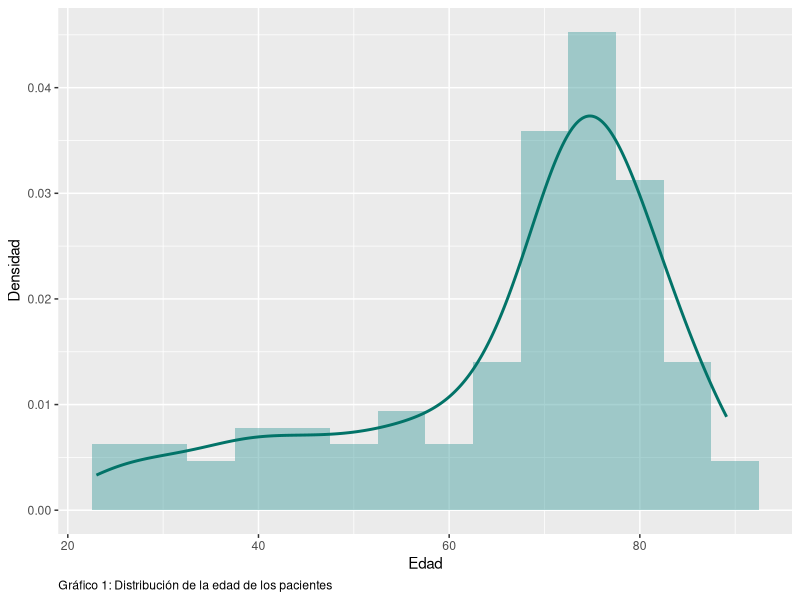
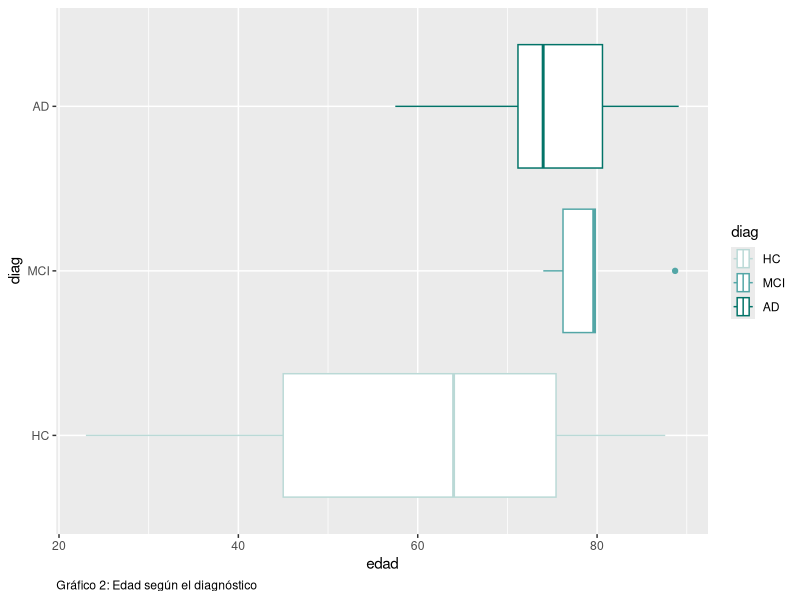
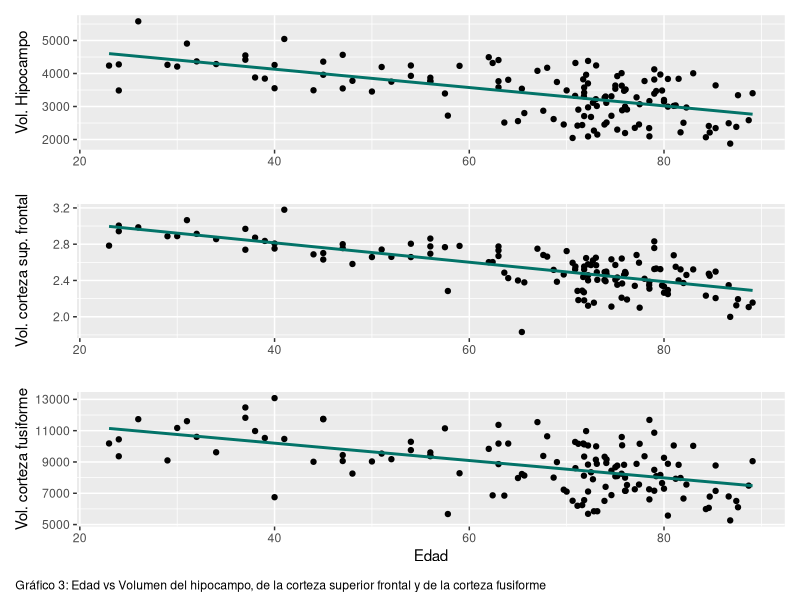
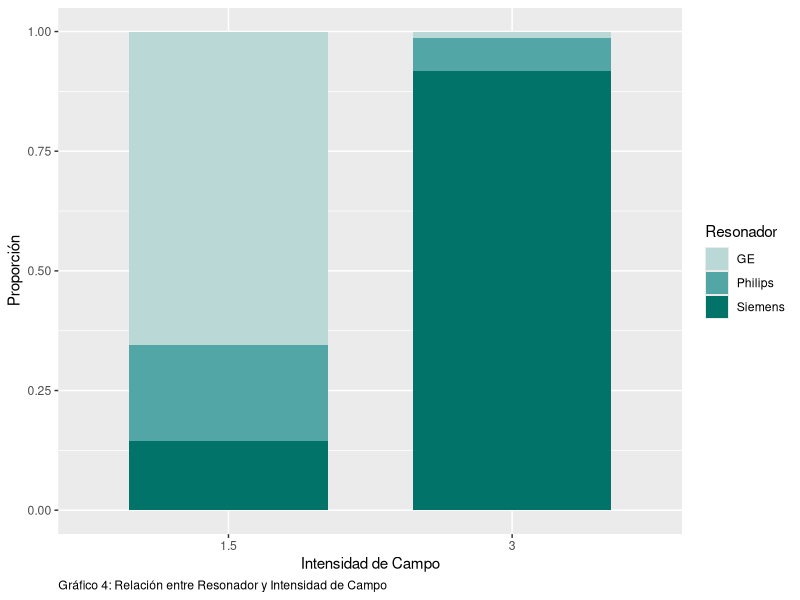
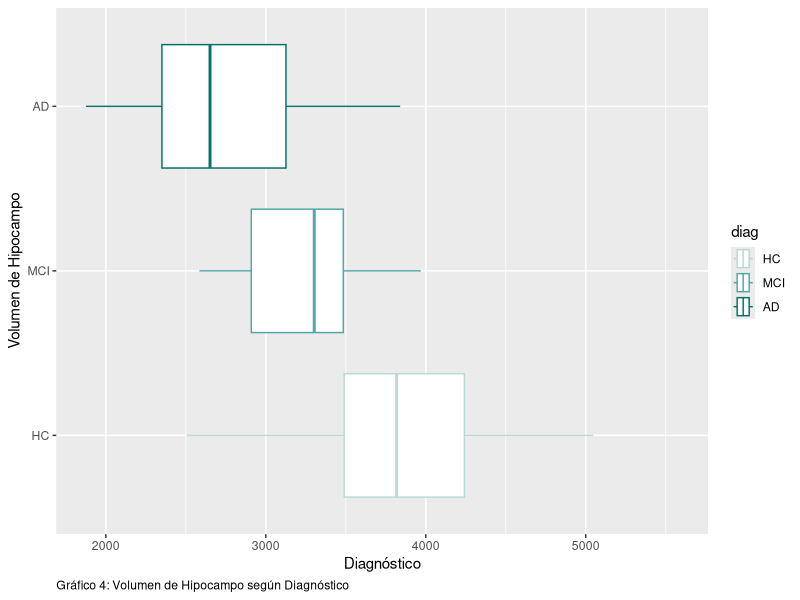
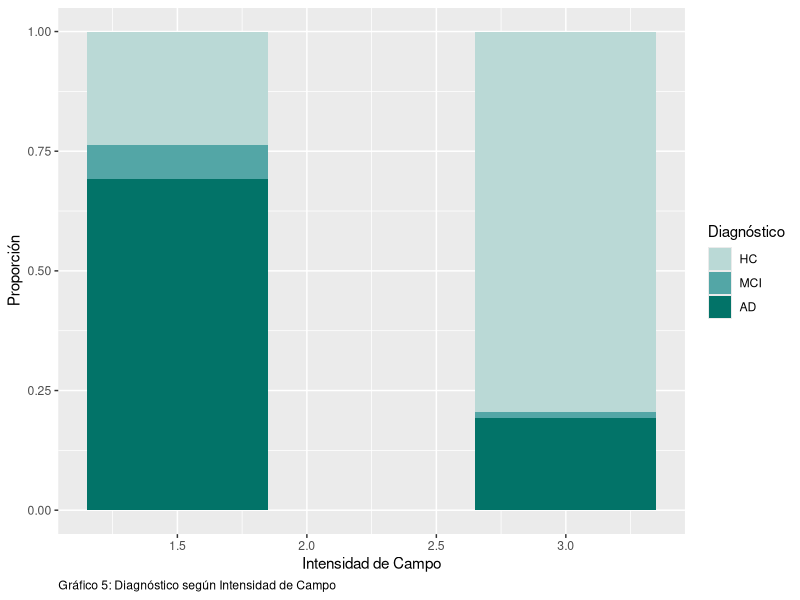
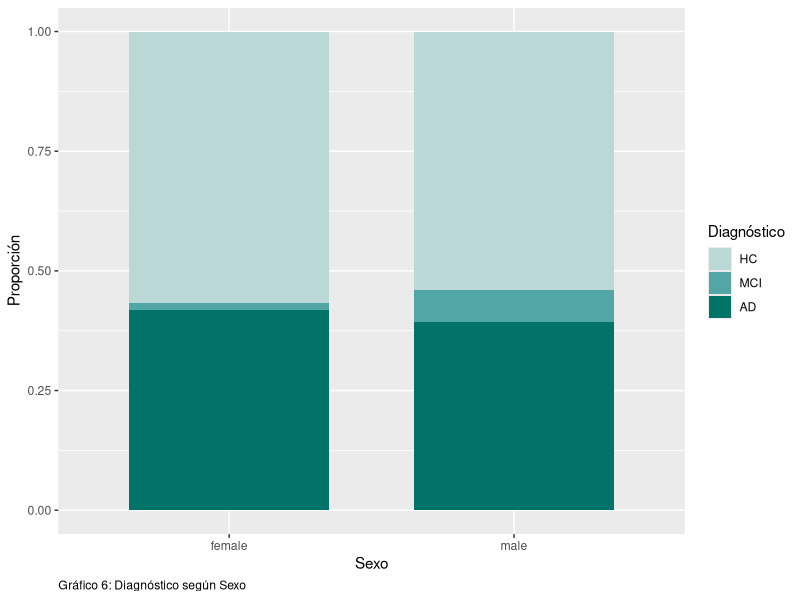

The R script that drew these images, in order:
## ---- chunk 1
# Carga de librerias
library(ggplot2)
library(patchwork)
library(readr)

#carga de datos
df <- read_csv("data/cerebros.csv")
df$diag <- factor(df$diag, levels = c("HC", "MCI", "AD"))
## ---- chunk 2
ggplot(df) +
  aes(x = edad, y = ..density..) +
  geom_histogram(binwidth = 5, fill = "#53A6A6", alpha = 0.5) +
  geom_density(color = "#027368", size = 1) +
  labs(x = "Edad",
       y = "Densidad",
       caption = "Gráfico 1: Distribución de la edad de los pacientes") +
  theme(plot.caption = element_text(hjust = 0))
## ---- chunk 3
ggplot(df)+
  aes(x=edad, y= diag, color=diag)+
  geom_boxplot()+
  labs(caption = "Gráfico 2: Edad según el diagnóstico")+
  theme(plot.caption = element_text(hjust = 0))+
  scale_color_manual(values = c("#BAD9D6", "#53A6A6", "#027368"))
## ---- chunk 4
g1 <- ggplot(df)+
  aes(x=edad, y=lh_subcx_hippocampus_volume)+
  geom_point()+
  geom_smooth(method = "lm", se=FALSE, color = "#027368")+
  labs(x = "", y = "Vol. Hipocampo")

g2 <- ggplot(df)+
  aes(x=edad, y=lh_cortex_superiorfrontal_thickness)+
  geom_point()+
  geom_smooth(method = "lm", se=FALSE, color = "#027368")+
  labs(x = "", y = "Vol. corteza sup. frontal")
g3 <- ggplot(df)+
  aes(x=edad, y=lh_cortex_fusiform_volume)+
  geom_point()+
  geom_smooth(method = "lm", se=FALSE, color = "#027368")+
  labs(x = "Edad", y = "Vol. corteza fusiforme")

## ---- chunk 5
g1/g2/g3/plot_annotation(caption = "Gráfico 3: Edad vs Volumen del hipocampo, de la corteza superior frontal y de la corteza fusiforme")&
  theme(plot.caption = element_text(hjust = 0))
## ---- chunk 6
# Gráfico de barras apiladas
ggplot(df, aes(x = factor(intensidad_campo), fill = resonador_fab)) +
  geom_bar(position = "fill", width = 0.7) +
  labs(x = "Intensidad de Campo",
       y = "Proporción",
       fill = "Resonador",
       caption = "Gráfico 4: Relación entre Resonador y Intensidad de Campo") +
  scale_fill_manual(values = c("#BAD9D6", "#53A6A6", "#027368"))+
  theme(plot.caption = element_text(hjust = 0))
## ---- chunk 7
ggplot(df)+
  aes(y = diag, x = lh_subcx_hippocampus_volume, color=diag) +
  geom_boxplot( outlier.shape = NA) +
  labs(caption = "Gráfico 4: Volumen de Hipocampo según Diagnóstico",
       x = "Diagnóstico",
       y = "Volumen de Hipocampo") +
   scale_color_manual(values = c("#BAD9D6", "#53A6A6", "#027368"))+
  theme(plot.caption = element_text(hjust = 0))
## ---- chunk 8
ggplot(df, aes(x = intensidad_campo, fill = diag)) +
  geom_bar(position = "fill", width = 0.7) +
  labs(caption = "Gráfico 5: Diagnóstico según Intensidad de Campo",
       x = "Intensidad de Campo",
       y = "Proporción",
       fill = "Diagnóstico") +
   scale_fill_manual(values = c("#BAD9D6", "#53A6A6", "#027368"))+
  theme(plot.caption = element_text(hjust = 0))
## ---- chunk 9
ggplot(df, aes(x = sexo, fill = diag)) +
  geom_bar(position = "fill", width = 0.7) +
  labs(caption = "Gráfico 6: Diagnóstico según Sexo",
       x = "Sexo",
       y = "Proporción",
       fill = "Diagnóstico") +
   scale_fill_manual(values = c("#BAD9D6", "#53A6A6", "#027368"))+
  theme(plot.caption = element_text(hjust = 0))
